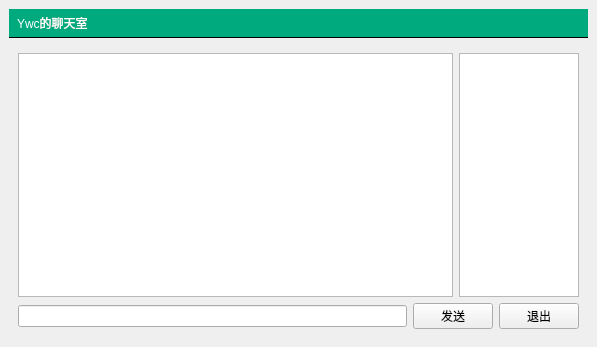
<?xml version="1.0" encoding="UTF-8"?>
<ui version="4.0">
 <class>MainWindow</class>
 <widget class="QMainWindow" name="MainWindow">
  <property name="geometry">
   <rect>
    <x>0</x>
    <y>0</y>
    <width>597</width>
    <height>347</height>
   </rect>
  </property>
  <property name="windowTitle">
   <string>聊天室客户端</string>
  </property>
  <property name="styleSheet">
   <string notr="true">#titleLabel {
background: white;
border-bottom: 1px solid black;
padding: 5px;
font:24pt&quot;黑体&quot;;
color:rgb(255,255,255);
background-color:rgba(0,170,127,255);
}

#mainFrame {
border: none;
background: white;
}

#loginFrame {
background: qlineargradient(x1:0, y1:0, x2:0, y2:1, stop: 0 #ddf, stop: 1 #aaf);
border: 1px solid gray;
padding: 10px; 
border-radius: 25px;
}</string>
  </property>
  <widget class="QWidget" name="centralwidget">
   <layout class="QGridLayout" name="gridLayout_2">
    <item row="0" column="0">
     <widget class="QLabel" name="titleLabel">
      <property name="text">
       <string>Ywc的聊天室</string>
      </property>
     </widget>
    </item>
    <item row="1" column="0">
     <widget class="QStackedWidget" name="stackedWidget">
      <property name="currentIndex">
       <number>1</number>
      </property>
      <widget class="QWidget" name="LoginPage">
       <layout class="QGridLayout" name="gridLayout_3">
        <item row="0" column="1">
         <spacer name="verticalSpacer_2">
          <property name="orientation">
           <enum>Qt::Orientation::Vertical</enum>
          </property>
          <property name="sizeHint" stdset="0">
           <size>
            <width>20</width>
            <height>77</height>
           </size>
          </property>
         </spacer>
        </item>
        <item row="1" column="0">
         <spacer name="horizontalSpacer">
          <property name="orientation">
           <enum>Qt::Orientation::Horizontal</enum>
          </property>
          <property name="sizeHint" stdset="0">
           <size>
            <width>179</width>
            <height>20</height>
           </size>
          </property>
         </spacer>
        </item>
        <item row="1" column="1">
         <widget class="QFrame" name="loginFrame">
          <property name="frameShape">
           <enum>QFrame::Shape::StyledPanel</enum>
          </property>
          <property name="frameShadow">
           <enum>QFrame::Shadow::Raised</enum>
          </property>
          <layout class="QHBoxLayout" name="horizontalLayout">
           <item>
            <layout class="QVBoxLayout" name="verticalLayout">
             <item>
              <layout class="QGridLayout" name="gridLayout">
               <item row="0" column="0">
                <widget class="QLabel" name="label_2">
                 <property name="text">
                  <string>服务器地址</string>
                 </property>
                </widget>
               </item>
               <item row="0" column="1">
                <widget class="QLineEdit" name="serverEdit"/>
               </item>
               <item row="1" column="0">
                <widget class="QLabel" name="label_3">
                 <property name="text">
                  <string>昵称</string>
                 </property>
                </widget>
               </item>
               <item row="1" column="1">
                <widget class="QLineEdit" name="usernameEdit"/>
               </item>
              </layout>
             </item>
             <item>
              <spacer name="verticalSpacer">
               <property name="orientation">
                <enum>Qt::Orientation::Vertical</enum>
               </property>
               <property name="sizeType">
                <enum>QSizePolicy::Policy::Fixed</enum>
               </property>
               <property name="sizeHint" stdset="0">
                <size>
                 <width>20</width>
                 <height>10</height>
                </size>
               </property>
              </spacer>
             </item>
             <item>
              <widget class="QPushButton" name="loginButton">
               <property name="text">
                <string>登录聊天室</string>
               </property>
              </widget>
             </item>
            </layout>
           </item>
          </layout>
         </widget>
        </item>
        <item row="1" column="2">
         <spacer name="horizontalSpacer_2">
          <property name="orientation">
           <enum>Qt::Orientation::Horizontal</enum>
          </property>
          <property name="sizeHint" stdset="0">
           <size>
            <width>179</width>
            <height>20</height>
           </size>
          </property>
         </spacer>
        </item>
        <item row="2" column="1">
         <spacer name="verticalSpacer_3">
          <property name="orientation">
           <enum>Qt::Orientation::Vertical</enum>
          </property>
          <property name="sizeHint" stdset="0">
           <size>
            <width>20</width>
            <height>77</height>
           </size>
          </property>
         </spacer>
        </item>
       </layout>
      </widget>
      <widget class="QWidget" name="chatPage">
       <layout class="QVBoxLayout" name="verticalLayout_2">
        <item>
         <layout class="QHBoxLayout" name="horizontalLayout_2">
          <item>
           <widget class="QTextEdit" name="roomTextEdit"/>
          </item>
          <item>
           <widget class="QListWidget" name="userListWidget">
            <property name="maximumSize">
             <size>
              <width>120</width>
              <height>16777215</height>
             </size>
            </property>
           </widget>
          </item>
         </layout>
        </item>
        <item>
         <layout class="QHBoxLayout" name="horizontalLayout_3">
          <item>
           <widget class="QLineEdit" name="sayLineEdit"/>
          </item>
          <item>
           <widget class="QPushButton" name="sayButton">
            <property name="text">
             <string>发送</string>
            </property>
           </widget>
          </item>
          <item>
           <widget class="QPushButton" name="logoutButton">
            <property name="text">
             <string>退出</string>
            </property>
           </widget>
          </item>
         </layout>
        </item>
       </layout>
      </widget>
     </widget>
    </item>
   </layout>
  </widget>
 </widget>
 <resources/>
 <connections/>
</ui>
